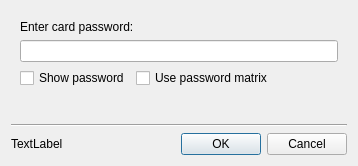
<?xml version="1.0" encoding="UTF-8"?>
<ui version="4.0">
 <class>PinDialog</class>
 <widget class="QDialog" name="PasswordDialog">
  <property name="geometry">
   <rect>
    <x>0</x>
    <y>0</y>
    <width>358</width>
    <height>166</height>
   </rect>
  </property>
  <property name="sizePolicy">
   <sizepolicy hsizetype="MinimumExpanding" vsizetype="MinimumExpanding">
    <horstretch>0</horstretch>
    <verstretch>0</verstretch>
   </sizepolicy>
  </property>
  <property name="windowTitle">
   <string>Password dialog</string>
  </property>
  <property name="windowIcon">
   <iconset resource="resources.qrc">
    <normaloff>:/images/CS_icon.png</normaloff>:/images/CS_icon.png</iconset>
  </property>
  <layout class="QVBoxLayout" name="verticalLayout">
   <item>
    <widget class="QFrame" name="frame">
     <property name="sizePolicy">
      <sizepolicy hsizetype="MinimumExpanding" vsizetype="MinimumExpanding">
       <horstretch>0</horstretch>
       <verstretch>0</verstretch>
      </sizepolicy>
     </property>
     <property name="autoFillBackground">
      <bool>false</bool>
     </property>
     <property name="frameShape">
      <enum>QFrame::NoFrame</enum>
     </property>
     <property name="frameShadow">
      <enum>QFrame::Plain</enum>
     </property>
     <layout class="QVBoxLayout" name="verticalLayout_2">
      <item>
       <widget class="QLabel" name="label">
        <property name="sizePolicy">
         <sizepolicy hsizetype="Fixed" vsizetype="Fixed">
          <horstretch>0</horstretch>
          <verstretch>0</verstretch>
         </sizepolicy>
        </property>
        <property name="text">
         <string>Enter card password:</string>
        </property>
       </widget>
      </item>
      <item>
       <widget class="QLineEdit" name="lineEdit">
        <property name="maxLength">
         <number>39</number>
        </property>
        <property name="echoMode">
         <enum>QLineEdit::Password</enum>
        </property>
       </widget>
      </item>
      <item>
       <layout class="QHBoxLayout" name="horizontalLayout_2">
        <item>
         <widget class="QCheckBox" name="checkBox">
          <property name="sizePolicy">
           <sizepolicy hsizetype="Fixed" vsizetype="Fixed">
            <horstretch>0</horstretch>
            <verstretch>0</verstretch>
           </sizepolicy>
          </property>
          <property name="text">
           <string>Show password</string>
          </property>
         </widget>
        </item>
        <item>
         <widget class="QCheckBox" name="checkBox_PasswordMatrix">
          <property name="sizePolicy">
           <sizepolicy hsizetype="Fixed" vsizetype="Fixed">
            <horstretch>0</horstretch>
            <verstretch>0</verstretch>
           </sizepolicy>
          </property>
          <property name="text">
           <string>Use password matrix</string>
          </property>
         </widget>
        </item>
        <item>
         <spacer name="horizontalSpacer_3">
          <property name="orientation">
           <enum>Qt::Horizontal</enum>
          </property>
          <property name="sizeHint" stdset="0">
           <size>
            <width>0</width>
            <height>20</height>
           </size>
          </property>
         </spacer>
        </item>
       </layout>
      </item>
     </layout>
    </widget>
   </item>
   <item>
    <spacer name="verticalSpacer">
     <property name="orientation">
      <enum>Qt::Vertical</enum>
     </property>
     <property name="sizeType">
      <enum>QSizePolicy::MinimumExpanding</enum>
     </property>
     <property name="sizeHint" stdset="0">
      <size>
       <width>20</width>
       <height>0</height>
      </size>
     </property>
    </spacer>
   </item>
   <item>
    <widget class="Line" name="line">
     <property name="orientation">
      <enum>Qt::Horizontal</enum>
     </property>
    </widget>
   </item>
   <item>
    <layout class="QHBoxLayout" name="horizontalLayout">
     <item>
      <widget class="QLabel" name="status">
       <property name="text">
        <string>TextLabel</string>
       </property>
      </widget>
     </item>
     <item>
      <spacer name="horizontalSpacer">
       <property name="orientation">
        <enum>Qt::Horizontal</enum>
       </property>
       <property name="sizeHint" stdset="0">
        <size>
         <width>40</width>
         <height>20</height>
        </size>
       </property>
      </spacer>
     </item>
     <item>
      <widget class="QDialogButtonBox" name="buttonBox">
       <property name="orientation">
        <enum>Qt::Horizontal</enum>
       </property>
       <property name="standardButtons">
        <set>QDialogButtonBox::Cancel|QDialogButtonBox::Ok</set>
       </property>
      </widget>
     </item>
    </layout>
   </item>
  </layout>
 </widget>
 <tabstops>
  <tabstop>lineEdit</tabstop>
  <tabstop>checkBox</tabstop>
  <tabstop>checkBox_PasswordMatrix</tabstop>
 </tabstops>
 <resources>
  <include location="resources.qrc"/>
 </resources>
 <connections>
  <connection>
   <sender>buttonBox</sender>
   <signal>accepted()</signal>
   <receiver>PasswordDialog</receiver>
   <slot>accept()</slot>
   <hints>
    <hint type="sourcelabel">
     <x>248</x>
     <y>254</y>
    </hint>
    <hint type="destinationlabel">
     <x>157</x>
     <y>274</y>
    </hint>
   </hints>
  </connection>
  <connection>
   <sender>buttonBox</sender>
   <signal>rejected()</signal>
   <receiver>PasswordDialog</receiver>
   <slot>reject()</slot>
   <hints>
    <hint type="sourcelabel">
     <x>316</x>
     <y>260</y>
    </hint>
    <hint type="destinationlabel">
     <x>286</x>
     <y>274</y>
    </hint>
   </hints>
  </connection>
 </connections>
</ui>
